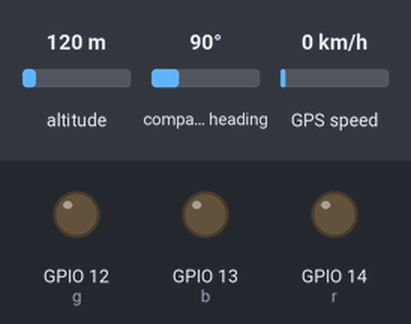
Bench run of a sketch on a simulated ESP8266 (NodeMCU). Parts: output pins drawn as LEDs (lit = HIGH). The test bench sets the inputs (shaded band); at power-on: altitude 120 m, compass heading 90°, GPS speed 0 km/h. WiFi joins after 1.5 s; servers stay silent unless stated; network time is answered at once with the bench clock; uploads are accepted with an empty reply; the local clock reads 2024-03-15 10:24:30 at power-on unless the sketch sets it; the GPS gets a fix after 3 s at 37.7749, -122.4194 with 8 satellites; what the sketch prints to the serial monitor is not drawn.

Above: at 0.1 s.
At 1.6 s:
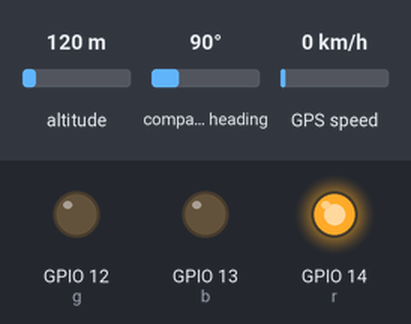
At 61.6 s:
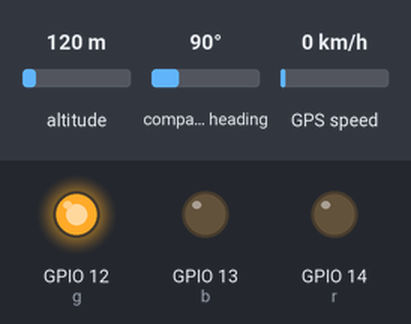
Timing chart, 0 to 63.1 s (numbered marks = the images above):
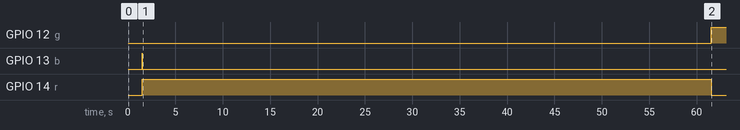

The sketch:

CO_GPS_Sensor_Arduino.ino
```cpp
#include <TinyGPS++.h>
#include <SoftwareSerial.h>
#include <ESP8266WiFi.h>
#include <NTPClient.h>
#include <WiFiUdp.h>
#include <ESP8266HTTPClient.h>


TinyGPSPlus gps;  // The TinyGPS++ object

// REST API Endpoint
String RESTAPI  = "http://192.168.0.101:1880/api/co";
String Device_Id = "01500000A";

SoftwareSerial ss(4, 5); // The serial connection to the GPS device

#define ssid "AP_IOT"
#define password "yunusggg"
int r = 14; //D5
int g = 12; //D6
int b = 13; //D7
String latitude , longitude;
//int year , month , date, hour , minute , second;
String lat_str , lng_str, ispu_mgm3CO;
int Inter = 10000;
int Now;
int Prev = 0;
String Json_Data = "";
const long utcOffsetInSeconds = 3600 * 7;
//area ada di WIB Indonesia dan itu harus +7jam dari GMT sehingga program diatas harus dikalikan dengan 7 saja
char daysOfTheWeek[7][12] = {"Minggu", "Senin ", "Selasa", "Rabu  ", "Kamis ", "Jumat ", "Sabtu"};

//Definisi tool NTP nya
WiFiUDP ntpUDP;
NTPClient timeClient(ntpUDP, "pool.ntp.org", utcOffsetInSeconds);

unsigned long epcohTime;
void setup()
{
  Serial.begin(9600);
  pinMode (r , OUTPUT);
  pinMode (g , OUTPUT);
  pinMode (b , OUTPUT);
  digitalWrite (r, LOW);
  digitalWrite (g, LOW);
  digitalWrite (b, LOW);
  ss.begin(9600);
  Serial.println();
  Serial.print("Connecting to ");
  Serial.println(ssid);

  WiFi.begin(ssid, password);

  while (WiFi.status() != WL_CONNECTED)
  {
    delay(500);
    Serial.print(".");
  }
  Serial.println("");
  Serial.println("WiFi connected");
  digitalWrite (r, LOW);
  digitalWrite (g, LOW);
  digitalWrite (b, HIGH);
  Serial.println("Server started");

  // Print the IP address
  Serial.println(WiFi.localIP());

}


void sendDatatoRESTAPI(String Device_Id, String latitude, String longitude, float ispu_mgm3CO, float ugm3CO)
{
    timeClient.update();
    epcohTime =  timeClient.getEpochTime();
    WiFiClient client;
    HTTPClient http;
    http.begin(client, RESTAPI);
    http.addHeader("Content-Type", "application/json");
    Json_Data = "{\"DeviceId\":\"" + Device_Id +
                 "\", \"Timestamp\": "+ String(epcohTime) +
                 ", \"Latittude\": " + latitude +
                 ", \"Longitude\": " + longitude +
                 ", \"RawValue\": " + String(ugm3CO, 6) +
                 ", \"Value\": " + String(ispu_mgm3CO, 6) +
                 "}";
    Serial.print (Json_Data);
    int httpCode = http.POST(Json_Data);

    // httpCode will be negative on error
    if (httpCode > 0) {
    // HTTP header has been send and Server response header has been handled
      Serial.printf("[HTTP] POST... code: %d\n", httpCode);

      // file found at server
      if (httpCode == HTTP_CODE_OK) {
        const String& payload = http.getString();
        Serial.println("received payload:\n<<");
        Serial.println(payload);
        Serial.println(">>");
      }
    } else {
      Serial.printf("[HTTP] POST... failed, error: %s\n", http.errorToString(httpCode).c_str());
    }

    http.end();

}


void loop()
{

  float CO = analogRead(A0);
  float adcCO = (5 * CO) / 1023;
  float ppmCO = 1.9355 * adcCO + 20.00;
  float ugm3CO = ppmCO * 1000 * ((1 * 0.028) / (0.0821 * 298));
  float ispu_mgm3CO = (0.6974 * ugm3CO) - 13.01;

  Serial.print("Serial Status :");
  Serial.println(ss.available() > 0);

  while (ss.available() > 0)
    if (gps.encode(ss.read()))
      displayInfo(Device_Id, ispu_mgm3CO, CO);

  if (millis() > 5000 && gps.charsProcessed() < 10)
  {
    Serial.println(F("No GPS detected: check wiring."));
    while(true);
  }
}

void displayInfo(String Device_Id, float ispu_mgm3CO, float ugm3CO)
{
  Serial.print(F("Location: "));
  if (gps.location.isValid())
  {
    digitalWrite (r, LOW);
    digitalWrite (g, HIGH);
    digitalWrite (b, LOW);
    latitude = String(gps.location.lat(), 6);
    longitude = String(gps.location.lng(), 6);
    Serial.print(ugm3CO);
    Serial.print(" ");
    //Serial.print(F(","));
    //Serial.print(longitude);
    sendDatatoRESTAPI(Device_Id, latitude, longitude, ispu_mgm3CO, ugm3CO);
  }
  else
  {
      digitalWrite (r, HIGH);
      digitalWrite (g, LOW);
      digitalWrite (b, LOW);
      Serial.print(F("INVALID"));
  }
  Serial.println();
  delay(60000);
}
```

Measured:
- by itself, GPIO 12 (g): LOW → HIGH at 61.5 s
- by itself, GPIO 13 (b): HIGH → LOW at 1.5 s
- by itself, GPIO 14 (r): LOW → HIGH at 1.5 s, → LOW 60.0 s later
